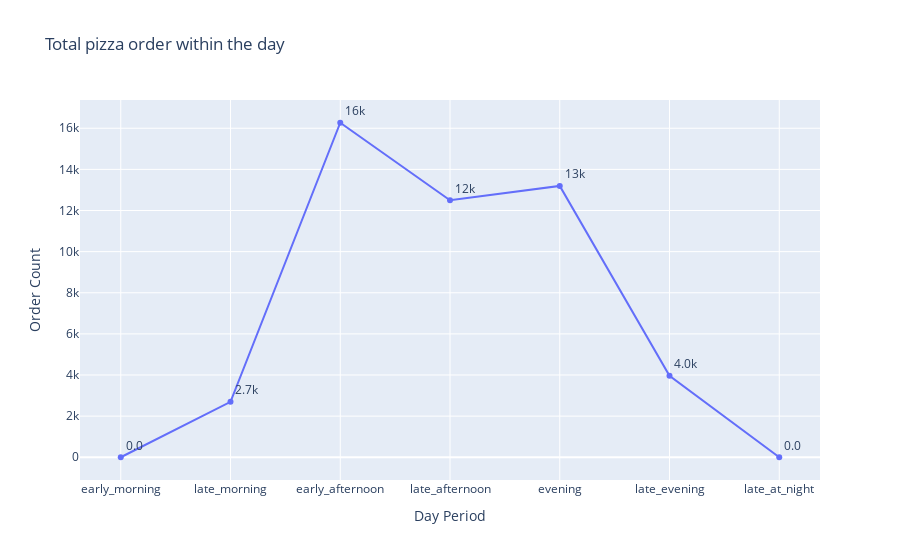

Notebook source saved alongside this figure:
### Markdown cell above
There is a large amount of order between the hour of 12:00 p.m and 15:00 pm (Early Afternoon)

### Code cell
early_morning = len(pizza_order.between_time('06:00', '09:00'))
late_morning = len(pizza_order.between_time('09:00', '12:00'))
early_afternoon = len(pizza_order.between_time('12:00', '15:00'))
late_afternoon = len(pizza_order.between_time('15:00', '18:00'))
evening = len(pizza_order.between_time('18:00', '21:00'))
late_evening = len(pizza_order.between_time('21:00', '00:00'))
late_at_night = len(pizza_order.between_time('00:00', '06:00'))

dic = {
    'early_morning': ['6 a.m - 9 a.m', early_morning],
    'late_morning': ['9 a.m - 12 p.m', late_morning],
    'early_afternoon': ['12 p.m - 3 p.m', early_afternoon],
    'late_afternoon': ['3 p.m - 6 p.m', late_afternoon],
    'evening': ['6 p.m - 9 p.m', evening],
    'late_evening': ['9 p.m - 12 a.m', late_evening],
    'late_at_night': ['12 a.m - 6 a.m', late_at_night]
}

df = pd.DataFrame.from_dict(dic, orient='index').reset_index()
df.rename(columns={'index':'day_period', 0:'period', 1:'order_count'}, inplace=True)


fig = px.line(df, x='day_period', y='order_count', 
              markers=True, text='order_count', width=900,
              title='Total pizza order within the day',
              labels={'day_period':'Day Period', 'order_count':'Order Count'})
fig.update_traces(textposition='top right',texttemplate="%{text:.2s}")

### Figure 1 — Plotly figure (JSON) as saved in the notebook; plotly's stock layout.template omitted (floating-point values rounded to 4 significant figures)
{"data": [{"hovertemplate": "Day Period=%{x}<br>Order Count=%{text}<extra></extra>", "legendgroup": "", "line": {"color": "#636efa", "dash": "solid"}, "marker": {"symbol": "circle"}, "mode": "markers+lines+text", "name": "", "orientation": "v", "showlegend": false, "text": [0, 2697, 16268, 12498, 13196, 3966, 0], "textposition": "top right", "texttemplate": "%{text:.2s}", "type": "scatter", "x": ["early_morning", "late_morning", "early_afternoon", "late_afternoon", "evening", "late_evening", "late_at_night"], "xaxis": "x", "y": [0, 2697, 16268, 12498, 13196, 3966, 0], "yaxis": "y"}], "layout": {"legend": {"tracegroupgap": 0}, "title": {"text": "Total pizza order within the day"}, "width": 900, "xaxis": {"anchor": "y", "domain": [0, 1], "title": {"text": "Day Period"}}, "yaxis": {"anchor": "x", "domain": [0, 1], "title": {"text": "Order Count"}}}}
